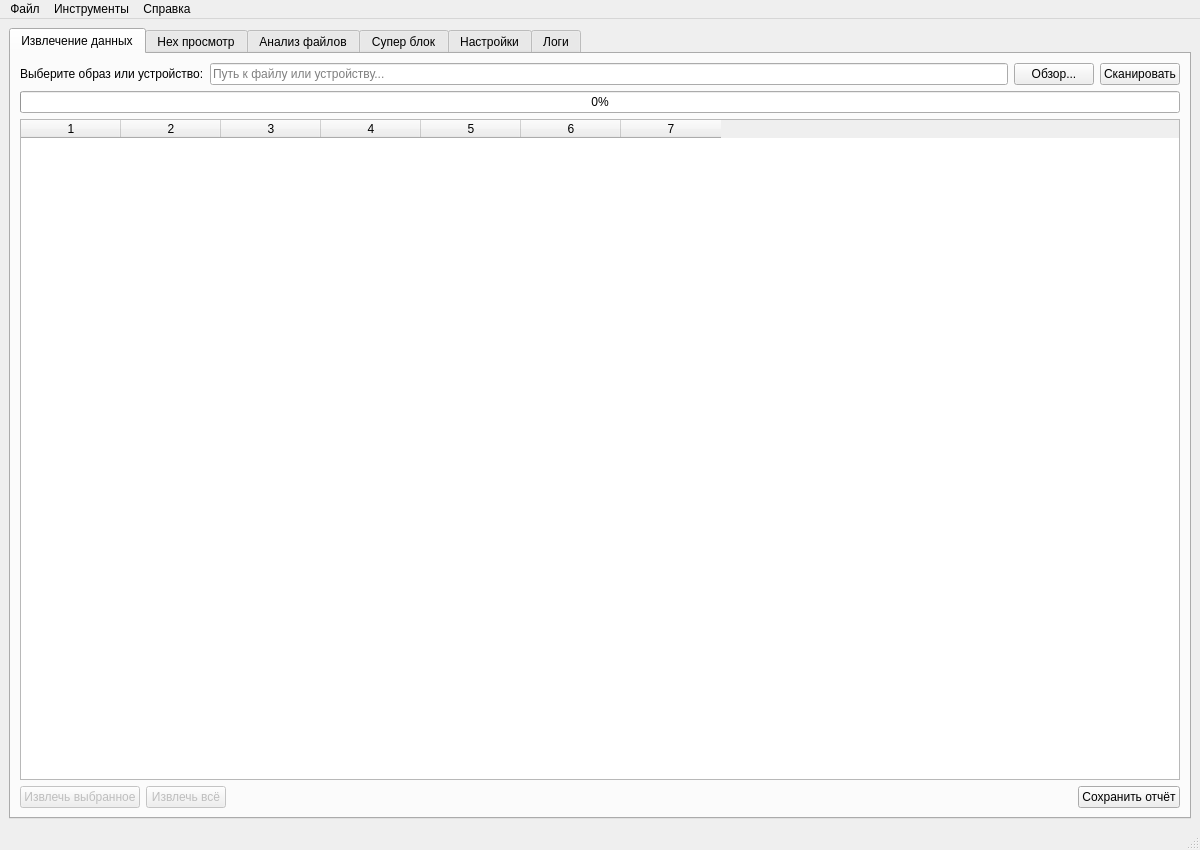
<?xml version="1.0" encoding="UTF-8"?>
<ui version="4.0">
 <class>MainWindow</class>
 <widget class="QMainWindow" name="MainWindow">
  <property name="geometry">
   <rect>
    <x>0</x>
    <y>0</y>
    <width>1200</width>
    <height>850</height>
   </rect>
  </property>
  <property name="windowTitle">
   <string>Android Data Extractor</string>
  </property>
  <widget class="QWidget" name="centralwidget">
   <layout class="QVBoxLayout" name="verticalLayout">
    <item>
     <widget class="QTabWidget" name="tabWidget">
      <property name="currentIndex">
       <number>0</number>
      </property>

      <!-- Вкладка 1: Извлечение данных -->
      <widget class="QWidget" name="tab">
       <attribute name="title">
        <string>Извлечение данных</string>
       </attribute>
       <layout class="QVBoxLayout" name="verticalLayout_2">
        <item>
         <layout class="QHBoxLayout" name="horizontalLayout">
          <item>
           <widget class="QLabel" name="label">
            <property name="text">
             <string>Выберите образ или устройство:</string>
            </property>
           </widget>
          </item>
          <item>
           <widget class="QLineEdit" name="filePathEdit">
            <property name="placeholderText">
             <string>Путь к файлу или устройству...</string>
            </property>
           </widget>
          </item>
          <item>
           <widget class="QPushButton" name="browseButton">
            <property name="text">
             <string>Обзор...</string>
            </property>
           </widget>
          </item>
          <item>
           <widget class="QPushButton" name="scanButton">
            <property name="text">
             <string>Сканировать</string>
            </property>
           </widget>
          </item>
         </layout>
        </item>
        <item>
         <widget class="QProgressBar" name="progressBar">
          <property name="value">
           <number>0</number>
          </property>
         </widget>
        </item>
        <item>
         <widget class="QTableWidget" name="partitionsTable">
          <property name="columnCount">
           <number>7</number>
          </property>
          <property name="rowCount">
           <number>0</number>
          </property>
          <attribute name="horizontalHeaderVisible">
           <bool>true</bool>
          </attribute>
          <attribute name="horizontalHeaderStretchLastSection">
           <bool>false</bool>
          </attribute>
          <column/>
          <column/>
          <column/>
          <column/>
          <column/>
          <column/>
          <column/>
          <attribute name="verticalHeaderVisible">
           <bool>false</bool>
          </attribute>
         </widget>
        </item>
        <item>
         <layout class="QHBoxLayout" name="horizontalLayout_2">
          <item>
           <widget class="QPushButton" name="extractButton">
            <property name="text">
             <string>Извлечь выбранное</string>
            </property>
            <property name="enabled">
             <bool>false</bool>
            </property>
           </widget>
          </item>
          <item>
           <widget class="QPushButton" name="extractAllButton">
            <property name="text">
             <string>Извлечь всё</string>
            </property>
            <property name="enabled">
             <bool>false</bool>
            </property>
           </widget>
          </item>
          <item>
           <spacer name="horizontalSpacer">
            <property name="orientation">
             <enum>Qt::Horizontal</enum>
            </property>
            <property name="sizeHint" stdset="0">
             <size>
              <width>40</width>
              <height>20</height>
             </size>
            </property>
           </spacer>
          </item>
          <item>
           <widget class="QPushButton" name="saveReportButton">
            <property name="text">
             <string>Сохранить отчёт</string>
            </property>
           </widget>
          </item>
         </layout>
        </item>
       </layout>
      </widget>

      <!-- Вкладка 2: Hex просмотр -->
      <widget class="QWidget" name="tab_2">
       <attribute name="title">
        <string>Hex просмотр</string>
       </attribute>
       <layout class="QVBoxLayout" name="verticalLayout_3">
        <item>
         <widget class="QScrollArea" name="scrollArea">
          <property name="widgetResizable">
           <bool>true</bool>
          </property>
          <widget class="QWidget" name="scrollAreaWidgetContents">
           <property name="geometry">
            <rect>
             <x>0</x>
             <y>0</y>
             <width>1166</width>
             <height>605</height>
            </rect>
           </property>
          </widget>
         </widget>
        </item>
       </layout>
      </widget>

      <!-- Вкладка 3: Анализ файлов -->
      <widget class="QWidget" name="tab_3">
       <attribute name="title">
        <string>Анализ файлов</string>
       </attribute>
       <layout class="QVBoxLayout" name="verticalLayout_4">
        <item>
         <widget class="QTreeWidget" name="fileTreeWidget">
          <property name="columnCount">
           <number>3</number>
          </property>
          <property name="headerLabels">
           <stringlist>
            <string>Имя файла</string>
            <string>Размер</string>
            <string>Тип</string>
           </stringlist>
          </property>
         </widget>
        </item>
        <item>
         <layout class="QHBoxLayout" name="horizontalLayout_3">
          <item>
           <widget class="QPushButton" name="refreshFilesButton">
            <property name="text">
             <string>Обновить</string>
            </property>
           </widget>
          </item>
          <item>
           <widget class="QPushButton" name="extractFileButton">
            <property name="text">
             <string>Извлечь файл</string>
            </property>
           </widget>
          </item>
          <item>
           <spacer name="horizontalSpacer_2">
            <property name="orientation">
             <enum>Qt::Horizontal</enum>
            </property>
            <property name="sizeHint" stdset="0">
             <size>
              <width>40</width>
              <height>20</height>
             </size>
            </property>
           </spacer>
          </item>
          <item>
           <widget class="QPushButton" name="findFilesButton">
            <property name="text">
             <string>Поиск файлов</string>
            </property>
           </widget>
          </item>
         </layout>
        </item>
       </layout>
      </widget>

      <!-- Вкладка 4: Супер блок -->
      <widget class="QWidget" name="tab_4">
       <attribute name="title">
        <string>Супер блок</string>
       </attribute>
       <layout class="QVBoxLayout" name="verticalLayout_5">
        <item>
         <widget class="QTextEdit" name="superBlockText">
          <property name="readOnly">
           <bool>true</bool>
          </property>
         </widget>
        </item>
        <item>
         <layout class="QHBoxLayout" name="horizontalLayout_4">
          <item>
           <widget class="QPushButton" name="analyzeSuperButton">
            <property name="text">
             <string>Анализировать</string>
            </property>
           </widget>
          </item>
          <item>
           <spacer name="horizontalSpacer_3">
            <property name="orientation">
             <enum>Qt::Horizontal</enum>
            </property>
            <property name="sizeHint" stdset="0">
             <size>
              <width>40</width>
              <height>20</height>
             </size>
            </property>
           </spacer>
          </item>
         </layout>
        </item>
       </layout>
      </widget>

      <!-- Вкладка 5: Настройки -->
      <widget class="QWidget" name="tab_5">
       <attribute name="title">
        <string>Настройки</string>
       </attribute>
       <layout class="QVBoxLayout" name="verticalLayout_6">
        <item>
         <widget class="QGroupBox" name="groupBox">
          <property name="title">
           <string>Параметры извлечения</string>
          </property>
          <layout class="QFormLayout" name="formLayout">
           <item row="0" column="0">
            <widget class="QLabel" name="label_2">
             <property name="text">
              <string>Папка для извлечения:</string>
             </property>
            </widget>
           </item>
           <item row="0" column="1">
            <layout class="QHBoxLayout" name="horizontalLayout_5">
             <item>
              <widget class="QLineEdit" name="extractPathEdit">
               <property name="placeholderText">
                <string>Выберите папку...</string>
               </property>
              </widget>
             </item>
             <item>
              <widget class="QPushButton" name="browseExtractButton">
               <property name="text">
                <string>Обзор...</string>
               </property>
              </widget>
             </item>
            </layout>
           </item>
           <item row="1" column="0">
            <widget class="QLabel" name="label_3">
             <property name="text">
              <string>Сохранять логи:</string>
             </property>
            </widget>
           </item>
           <item row="1" column="1">
            <widget class="QCheckBox" name="saveLogsCheckBox">
             <property name="text">
              <string>Включить ведение логов</string>
             </property>
            </widget>
           </item>
           <item row="2" column="0">
            <widget class="QLabel" name="label_4">
             <property name="text">
              <string>Уровень детализации:</string>
             </property>
            </widget>
           </item>
           <item row="2" column="1">
            <widget class="QComboBox" name="detailLevelCombo">
             <property name="currentIndex">
              <number>1</number>
             </property>
             <item>
              <property name="text">
               <string>Минимальный</string>
              </property>
             </item>
             <item>
              <property name="text">
               <string>Стандартный</string>
              </property>
             </item>
             <item>
              <property name="text">
               <string>Подробный</string>
              </property>
             </item>
            </widget>
           </item>
          </layout>
         </widget>
        </item>
        <item>
         <spacer name="verticalSpacer">
          <property name="orientation">
           <enum>Qt::Vertical</enum>
          </property>
          <property name="sizeHint" stdset="0">
           <size>
            <width>20</width>
            <height>40</height>
           </size>
          </property>
         </spacer>
        </item>
        <item>
         <layout class="QHBoxLayout" name="horizontalLayout_6">
          <item>
           <widget class="QPushButton" name="saveSettingsButton">
            <property name="text">
             <string>Сохранить настройки</string>
            </property>
           </widget>
          </item>
          <item>
           <widget class="QPushButton" name="defaultSettingsButton">
            <property name="text">
             <string>По умолчанию</string>
            </property>
           </widget>
          </item>
         </layout>
        </item>
       </layout>
      </widget>

      <!-- Вкладка 6: Логи -->
      <widget class="QWidget" name="tab_6">
       <attribute name="title">
        <string>Логи</string>
       </attribute>
       <layout class="QVBoxLayout" name="verticalLayout_7">
        <item>
         <widget class="QTextEdit" name="logTextEdit">
          <property name="readOnly">
           <bool>true</bool>
          </property>
          <property name="font">
           <font>
            <family>Monospace</family>
            <pointsize>9</pointsize>
           </font>
          </property>
         </widget>
        </item>
        <item>
         <layout class="QHBoxLayout" name="horizontalLayout_7">
          <item>
           <widget class="QPushButton" name="clearLogButton">
            <property name="text">
             <string>Очистить лог</string>
            </property>
           </widget>
          </item>
          <item>
           <widget class="QPushButton" name="saveLogButton">
            <property name="text">
             <string>Сохранить лог</string>
            </property>
           </widget>
          </item>
          <item>
           <widget class="QCheckBox" name="autoScrollCheckBox">
            <property name="text">
             <string>Автопрокрутка</string>
            </property>
            <property name="checked">
             <bool>true</bool>
            </property>
           </widget>
          </item>
          <item>
           <spacer name="horizontalSpacer_4">
            <property name="orientation">
             <enum>Qt::Horizontal</enum>
            </property>
            <property name="sizeHint" stdset="0">
             <size>
              <width>40</width>
              <height>20</height>
             </size>
            </property>
           </spacer>
          </item>
          <item>
           <widget class="QPushButton" name="copyLogButton">
            <property name="text">
             <string>Копировать лог</string>
            </property>
           </widget>
          </item>
         </layout>
        </item>
       </layout>
      </widget>

     </widget>
    </item>
   </layout>
  </widget>

  <widget class="QMenuBar" name="menubar">
   <property name="geometry">
    <rect>
     <x>0</x>
     <y>0</y>
     <width>1200</width>
     <height>22</height>
    </rect>
   </property>
   <widget class="QMenu" name="menu">
    <property name="title">
     <string>Файл</string>
    </property>
    <addaction name="actionOpen"/>
    <addaction name="separator"/>
    <addaction name="actionExit"/>
   </widget>
   <widget class="QMenu" name="menu_2">
    <property name="title">
     <string>Инструменты</string>
    </property>
    <addaction name="actionAnalyzePartitions"/>
    <addaction name="actionHexView"/>
    <addaction name="actionScanFiles"/>
    <addaction name="actionViewLogs"/>
   </widget>
   <widget class="QMenu" name="menu_3">
    <property name="title">
     <string>Справка</string>
    </property>
    <addaction name="actionAbout"/>
    <addaction name="actionDocumentation"/>
   </widget>
   <addaction name="menu"/>
   <addaction name="menu_2"/>
   <addaction name="menu_3"/>
  </widget>

  <widget class="QStatusBar" name="statusbar"/>

  <!-- Actions -->
  <action name="actionOpen">
   <property name="text">
    <string>Открыть...</string>
   </property>
  </action>
  <action name="actionExit">
   <property name="text">
    <string>Выход</string>
   </property>
  </action>
  <action name="actionAnalyzePartitions">
   <property name="text">
    <string>Анализ разделов</string>
   </property>
  </action>
  <action name="actionHexView">
   <property name="text">
    <string>Hex просмотр</string>
   </property>
  </action>
  <action name="actionScanFiles">
   <property name="text">
    <string>Сканирование файлов</string>
   </property>
  </action>
  <action name="actionAbout">
   <property name="text">
    <string>О программе</string>
   </property>
  </action>
  <action name="actionDocumentation">
   <property name="text">
    <string>Документация</string>
   </property>
  </action>
  <action name="actionViewLogs">
   <property name="text">
    <string>Просмотр логов</string>
   </property>
  </action>
 </widget>
 <resources/>
 <connections/>
</ui>
